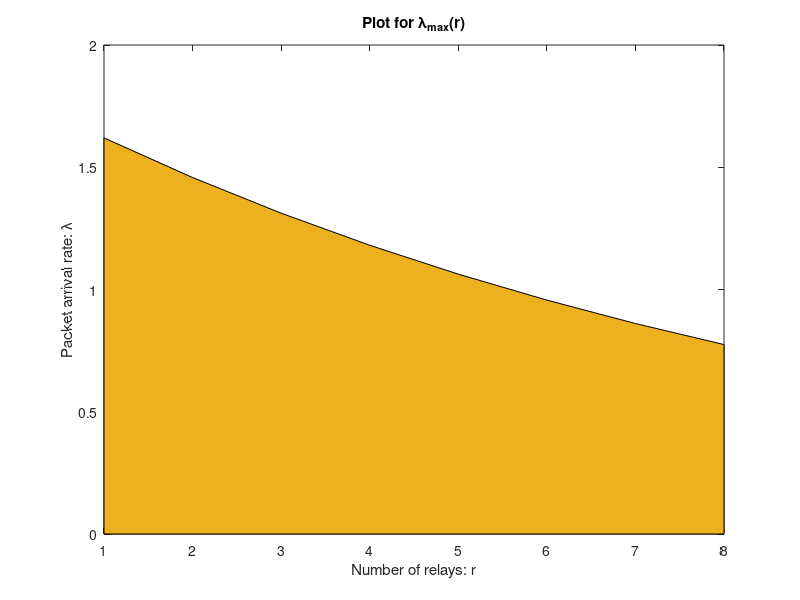

Write the MATLAB code that produced this figure.
r = linspace(1,8,8);
lambda = 2*0.9.^(r+1);
plot(r, lambda);
area(r, lambda, "FaceColor","#EDB120");
xlabel('Number of relays: r');
ylabel('Packet arrival rate: \lambda');
title('Plot for \lambda_{max}(r)');